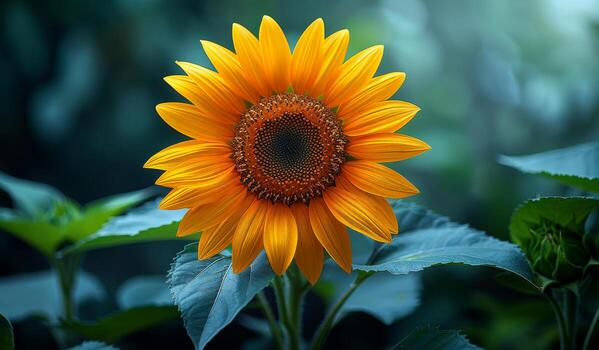
#> input picture DAY03/Image.jpg, 599 x 350 px, given in place of image.jpeg, which was not available
$ jupyter execute --allow-errors practical01.ipynb   (text cells are left out)
#> lines starting #> are read from the running program, lines starting #| are printed output that depends on the picture; after the words box and inside, x2 and y2 are one past the last pixel; in counts of white or black regions, pixels touching at a corner belong together; pictures that were not available may be replaced by others from this repository, and a replacement may not be noted
[cell 1]
#log Transformation

[cell 2]
#brightnesss dark regions compresses bright regions

[cell 3]
import numpy as np
import matplotlib.pyplot as plt
from PIL import Image
import cv2

# Load image
img = cv2.imread("image.jpeg",cv2.IMREAD_GRAYSCALE)
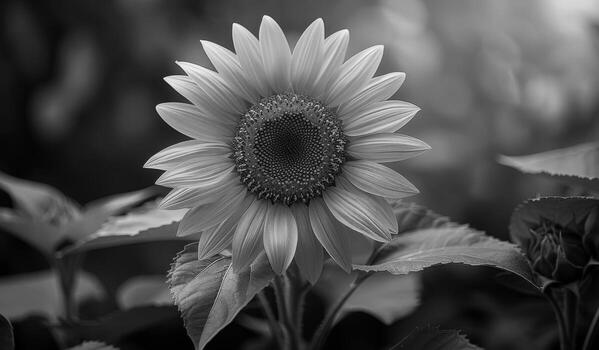
#> img: shape (350, 599); min 0, max 253, mean 79
img_float=img.astype(np.float32)
img_float=np.clip(img_float,0,255)

[cell 4]
c=255/np.log(1+255)

[cell 5]
log_transformed=c*np.log(1+img)
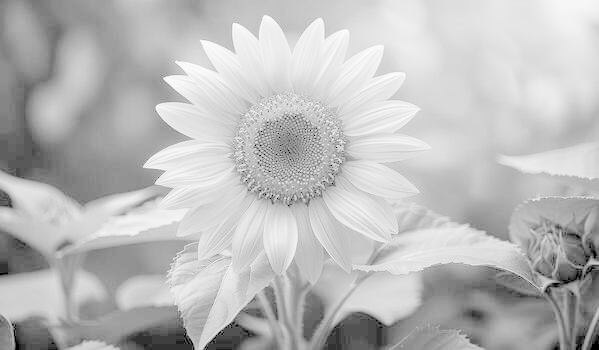
#> log_transformed: shape (350, 599) float16; min 0, max 254.8, mean 187.2
log_transformed=np.clip(log_transformed,0,255)
log_transformed=log_transformed.astype(np.uint8)

[cell 6]
plt.figure(figsize=(10,5))
plt.subplot(1,2,1)
plt.imshow(img.astype(np.uint8),cmap="gray")
plt.title("Original")
plt.axis("off")
plt.subplot(1,2,2)
plt.imshow(log_transformed,cmap="gray")
plt.title("Log Transformed(Manual)")
plt.axis("off")
plt.tight_layout()
plt.show()
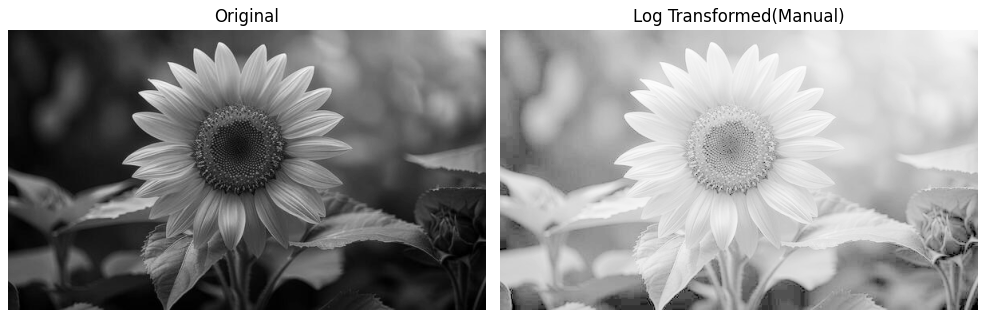
#> figure drawn by matplotlib, 2 panels

[cell 7]
# img + 1
img_plus_one = img + 1

# Convert to float32
img_plus_one = img_plus_one.astype(np.float32)

# Calculate c
c = 255 / np.log(1 + np.max(img))
#> c = 46.05

# OpenCV Log Transformation
log_cv2_raw = cv2.log(img_plus_one)

log_transformed_cv2 = c * log_cv2_raw
log_transformed_cv2 = np.clip(log_transformed_cv2, 0, 255)
log_transformed_cv2 = log_transformed_cv2.astype(np.uint8)

# Display
plt.figure(figsize=(10,5))

plt.subplot(1,2,1)
plt.imshow(img.astype(np.uint8), cmap="gray")
plt.title("Original")
plt.axis("off")

plt.subplot(1,2,2)
plt.imshow(log_transformed_cv2, cmap="gray")
plt.title("Log Transformed (OpenCV)")
plt.axis("off")

plt.tight_layout()
plt.show()

[cell 8]
plt.figure(figsize=(10,5))
plt.subplot(1,2,1)
plt.imshow(img.astype(np.uint8),cmap="gray")
plt.title("Original")
plt.axis("off")
plt.subplot(1,2,2)
plt.imshow(log_transformed,cmap="gray")
plt.title("Log Transformed(Manual)")
plt.axis("off")
plt.tight_layout()
plt.show()

[cell 9]
normalized=img/255.0

[cell 10]
gamma_04=np.power(normalized,0.4)*255.0
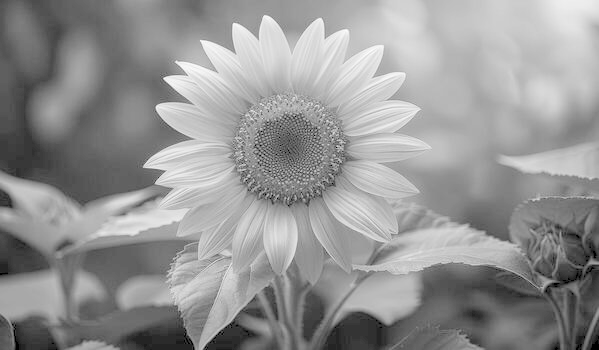
#> gamma_04: shape (350, 599) float64; min 0, max 254.2, mean 149
gamma_04=np.clip(gamma_04,0,255)
gamma_04=gamma_04.astype(np.uint8)

[cell 11]
gamma_10=np.power(normalized,1.0)*255.0
gamma_10=np.clip(gamma_04,0,255)
gamma_10=gamma_04.astype(np.uint8)

[cell 12]
gamma_25=np.power(normalized,2.5)*255.0
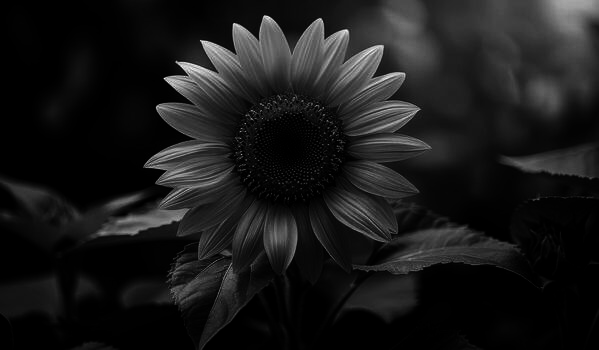
#> gamma_25: shape (350, 599) float64; min 0, max 250, mean 25.3
gamma_25=np.clip(gamma_04,0,255)
gamma_25=gamma_04.astype(np.uint8)

[cell 13]
# Display all images
plt.figure(figsize=(15, 4))

# Original
plt.subplot(1, 4, 1)
plt.imshow(img.astype(np.uint8), cmap="gray")
plt.title("Original")
plt.axis("off")

# Gamma 0.4
plt.subplot(1, 4, 2)
plt.imshow(gamma_04, cmap="gray")
plt.title("Gamma = 0.4")
plt.axis("off")

# Gamma 1.0
plt.subplot(1, 4, 3)
plt.imshow(gamma_10, cmap="gray")
plt.title("Gamma = 1.0")
plt.axis("off")

# Gamma 2.5
plt.subplot(1, 4, 4)
plt.imshow(gamma_25, cmap="gray")
plt.title("Gamma = 2.5")
plt.axis("off")

plt.tight_layout()
plt.show()

[cell 14]
#Gamma Transformatrion useing openCVs built-in cv2.pow function

[cell 15]
normalized_float32=normalized.astype(np.float32)

[cell 16]
# Gamma = 0.4
gamma_04_cv2 = cv2.pow(normalized, 0.4) * 255.0
gamma_04_cv2 = np.clip(gamma_04_cv2, 0, 255)
gamma_04_cv2 = gamma_04_cv2.astype(np.uint8)

[cell 17]
# Gamma = 1.0
gamma_10_cv2 = cv2.pow(normalized, 1.0) * 255.0
gamma_10_cv2 = np.clip(gamma_10_cv2, 0, 255)
gamma_10_cv2 = gamma_10_cv2.astype(np.uint8)

[cell 18]
# Gamma = 2.5
gamma_25_cv2 = cv2.pow(normalized, 2.5) * 255.0
gamma_25_cv2 = np.clip(gamma_25_cv2, 0, 255)
gamma_25_cv2 = gamma_25_cv2.astype(np.uint8)

[cell 19]
# Display results
plt.figure(figsize=(15, 4))

# Original
plt.subplot(1, 4, 1)
plt.imshow(img.astype(np.uint8), cmap="gray")
plt.title("Original")
plt.axis("off")

# Gamma = 0.4
plt.subplot(1, 4, 2)
plt.imshow(gamma_04_cv2, cmap="gray")
plt.title("Gamma = 0.4 (OpenCV)")
plt.axis("off")

# Gamma = 1.0
plt.subplot(1, 4, 3)
plt.imshow(gamma_10_cv2, cmap="gray")
plt.title("Gamma = 1.0 (OpenCV)")
plt.axis("off")

# Gamma = 2.5
plt.subplot(1, 4, 4)
plt.imshow(gamma_25_cv2, cmap="gray")
plt.title("Gamma = 2.5 (OpenCV)")
plt.axis("off")

plt.tight_layout()
plt.show()

[cell 20]
r1,s1=70,20
r1,s1=70,20

[cell 21]
r1,s1=70,20
r2,s2=180,230

[cell 22]
piecewise_result=np.zeros_like(img)

[cell 23]
region1=img < r1
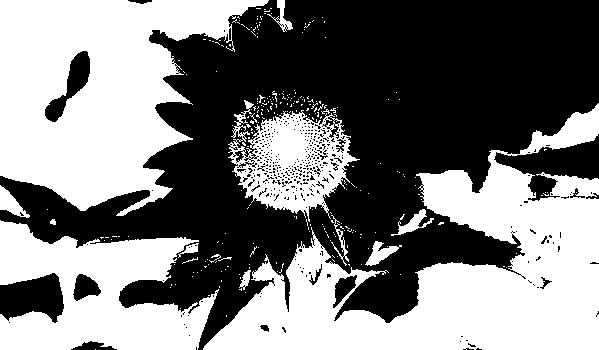
#> region1: shape (350, 599) bool; 48.6% white; 274 white regions (259 under 20 px), largest, box (x1, y1, x2, y2) and area: (203, 103, 599, 350) 40659, (0, 0, 269, 216) 33979, (0, 220, 219, 350) 17014
piecewise_result[region1]=(s1/r1)*img[region1]
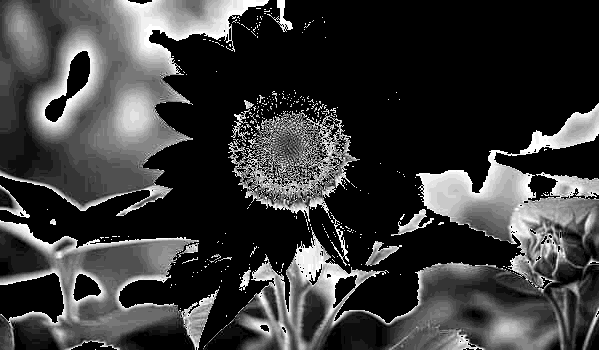
#> piecewise_result: shape (350, 599); min 0, max 19, mean 4.4; drawn with min black and max white

[cell 24]
region2=(img >= r1)&(img >= r2)
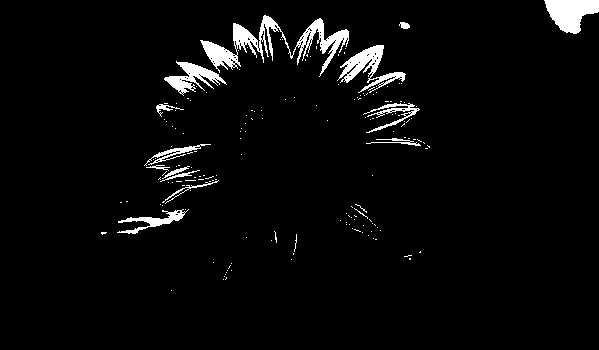
#> region2: shape (350, 599) bool; 3.7% white; 169 white regions (155 under 20 px), largest, box (x1, y1, x2, y2) and area: (200, 15, 349, 77) 2377, (544, 0, 599, 34) 1206, (337, 45, 406, 93) 1084
piecewise_result[region2]=((s2-s1)/(r2-r1))*(img[region2]-r1) + s1

[cell 25]
region3=img >= r2
piecewise_result[region3]=((255-s1)/(255-r1))*(img[region3]-r2) + s2
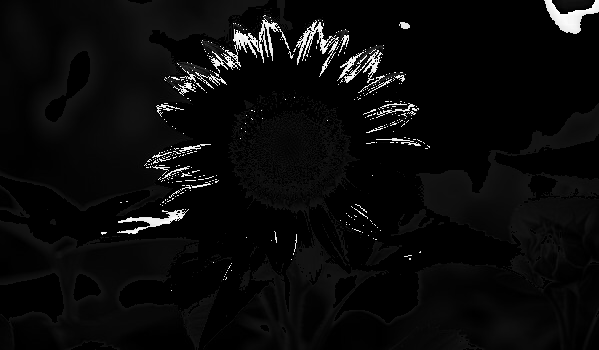
#> piecewise_result: shape (350, 599); min 0, max 255, mean 10.4

[cell 26]
piecewise_result=np.clip(piecewise_result,0,255)
piecewise_result=piecewise_result.astype(np.uint8)

[cell 27]
plt.figure(figsize=(10,5))
plt.subplot(1,2,1)
plt.imshow(img.astype(np.uint8),cmap="gray")
plt.title("Original")
plt.axis("off")
plt.subplot(1,2,2)
plt.imshow(piecewise_result,cmap="gray")
plt.title("Piecewise linear Stretch")
plt.axis("off")
plt.tight_layout()
plt.show()

$ run again, with DAY03/Scarlet-macaw-ara-macao.webp saved as DAY03/Image.jpg
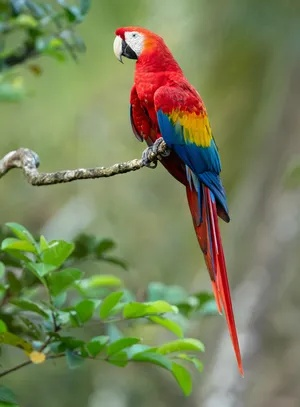
#> input picture DAY03/Scarlet-macaw-ara-macao.webp, 300 x 407 px, given in place of image.jpeg, which was not available
#> `plt.show()`:
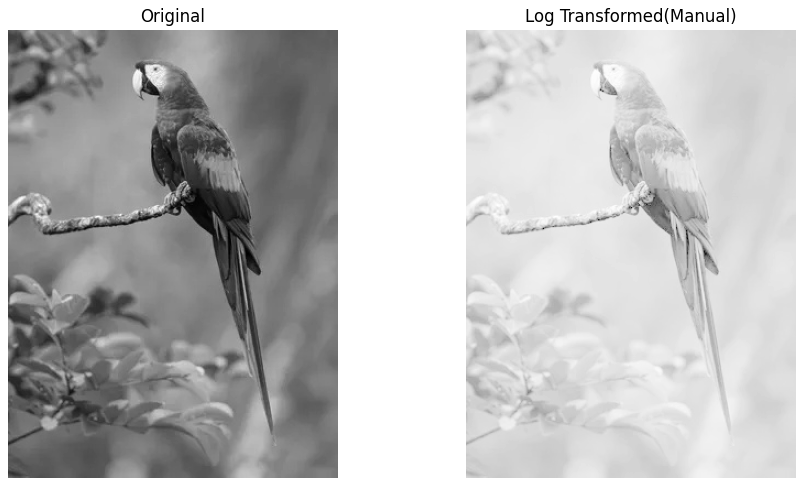
#> figure drawn by matplotlib, 2 panels
#> c = 46.02
#> region1: shape (407, 300) bool; 7.5% white; 96 white regions (71 under 20 px), largest, box (x1, y1, x2, y2) and area: (130, 75, 230, 267) 4910, (41, 323, 89, 360) 487, (0, 29, 39, 68) 431
#> region2: shape (407, 300) bool; 2.2% white; 89 white regions (63 under 20 px), largest, box (x1, y1, x2, y2) and area: (125, 31, 145, 55) 312, (216, 363, 232, 385) 236, (222, 338, 235, 362) 197
#> `piecewise_result[region3]=((255-s1)/(255-r1))*(img[region3]-r2) + s2`:
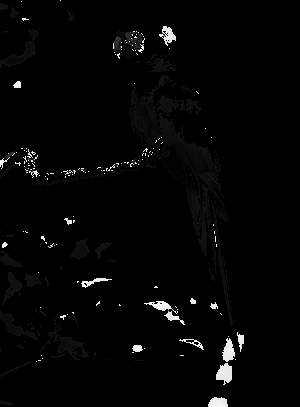
#> piecewise_result: shape (407, 300); min 0, max 255, mean 4.9
